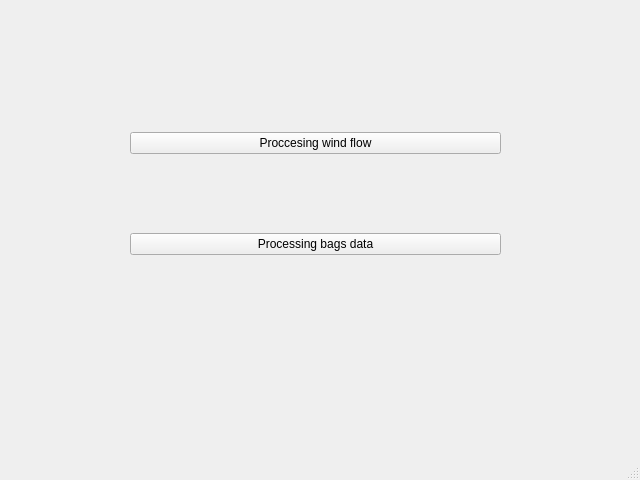
<?xml version="1.0" encoding="UTF-8"?>
<ui version="4.0">
 <class>MainWindow</class>
 <widget class="QMainWindow" name="MainWindow">
  <property name="geometry">
   <rect>
    <x>0</x>
    <y>0</y>
    <width>640</width>
    <height>480</height>
   </rect>
  </property>
  <property name="windowTitle">
   <string>MainWindow</string>
  </property>
  <widget class="QWidget" name="centralwidget">
   <widget class="QWidget" name="verticalLayoutWidget">
    <property name="geometry">
     <rect>
      <x>130</x>
      <y>59</y>
      <width>371</width>
      <height>271</height>
     </rect>
    </property>
    <layout class="QVBoxLayout" name="verticalLayout">
     <item>
      <widget class="QPushButton" name="proccesing_flow">
       <property name="text">
        <string>Proccesing wind flow</string>
       </property>
      </widget>
     </item>
     <item>
      <widget class="QPushButton" name="proccesing_bags">
       <property name="text">
        <string>Processing bags data</string>
       </property>
      </widget>
     </item>
    </layout>
   </widget>
  </widget>
  <widget class="QMenuBar" name="menubar">
   <property name="geometry">
    <rect>
     <x>0</x>
     <y>0</y>
     <width>640</width>
     <height>30</height>
    </rect>
   </property>
  </widget>
  <widget class="QStatusBar" name="statusbar"/>
 </widget>
 <resources/>
 <connections/>
</ui>
